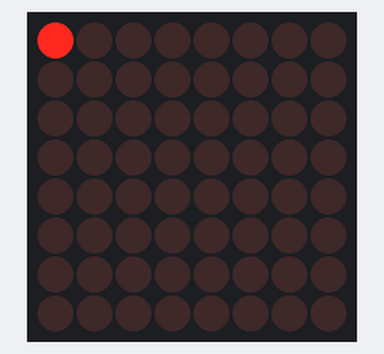
Bench run of a sketch on a simulated Arduino Mega 2560, built with avr-gcc and run on an emulated ATmega2560. On the bench: 8×8 LED matrix.

Above: at 0.1 s.
At 4.6 s:
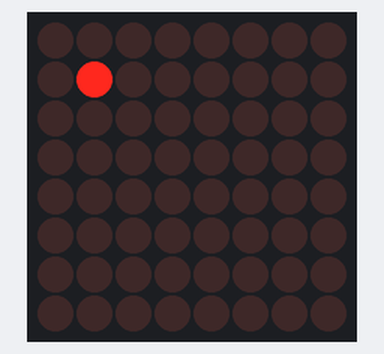
At 9.6 s:
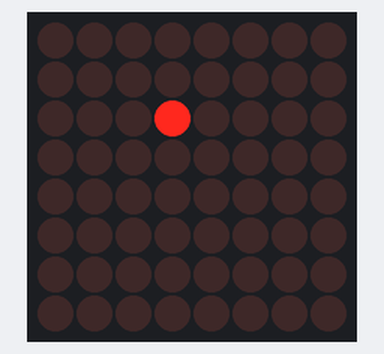
At 19.6 s:
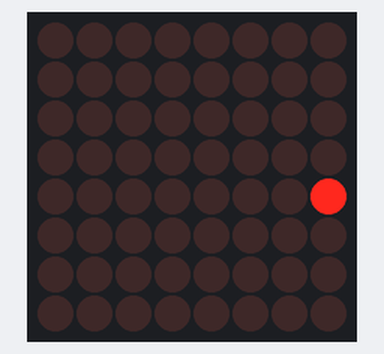
At 29.1 s:
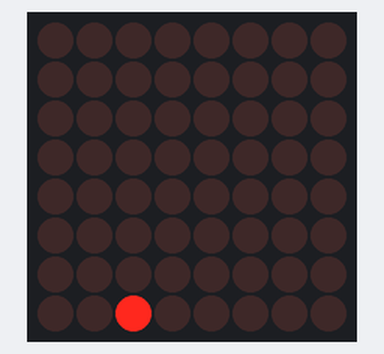
At 39.1 s:
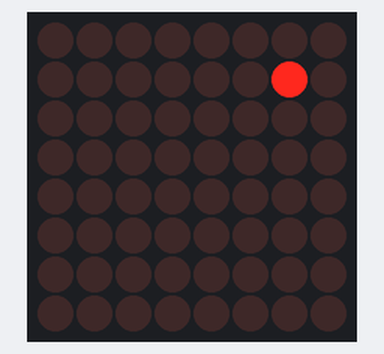

The sketch:

Matrix_LED.ino
```cpp
#include "LedControl.h" // Added for Matrix Led based on MAX7219

LedControl lc=LedControl(51,52,53,1); // For A Mega DIN=51 , CLK=52, CS=53, 1 Matrix Led

void setup() {

  // Initialisation de la matrice LED
  lc.shutdown(0, false);       // shutdown     : "true" active le mode "sommeil", tandis que "false" active le mode "normal"
  lc.setIntensity(0, 5);       // setIntensity : valeur pouvant aller de 0 à 15 (pour 16 niveaux de luminosité, donc)
  lc.clearDisplay(0);          // clearDisplay : éteint toutes les LEDs de la matrice

}

void loop() {

  for(int ligne = 0; ligne < 8; ligne++) {                              // Parcours des 8 lignes de la matrice LED
    for(int colonne = 0; colonne < 8; colonne++) {                          // Parcours des 8 colonnes de la matrice LED
      lc.setLed(0, ligne, colonne, true);              // Allumage de la LED située à la position ligne/colonne
      delay(500);                                                  // Maintien de cette LED allumée, un certain temps
      lc.setLed(0, ligne, colonne, false);             // Et extinction de cette LED, avant passage à la led suivante
    }
  }
}
```

Measured:
- what the display in image 1 shows lasts 0.5 s, from 4.5 s to 5.0 s
